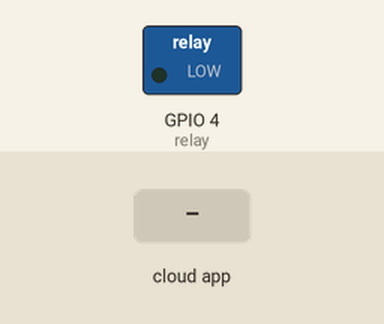
Recording of a sketch running on a simulated ESP8266 (NodeMCU). Shown: switched loads named in the sketch (green lamp = pin HIGH). Inputs (shaded band) come from the test bench.

Above: at 2.7 s.
2.8 s: the phone or cloud app sets 7 to 1
At 4.7 s:
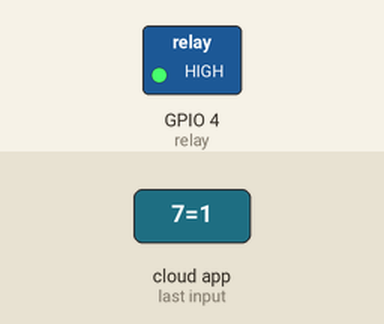
5.0 s: the phone or cloud app sets 7 to 0
At 6.3 s:
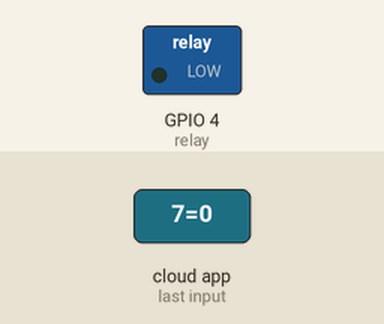
7.0 s: the phone or cloud app sets 8 to 1
At 7.9 s:
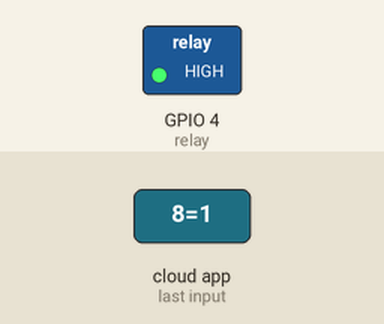
Timing chart, 0 to 10.0 s (numbered marks = the images above; inputs shaded):
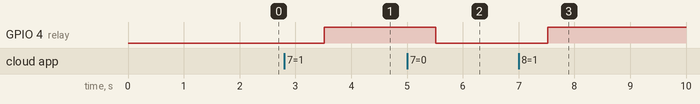

The sketch:

esp8266_dallas-18b20_relay_input.ino
```cpp
// Normand Labossiere VE2VAX / VA2NQ nov-2018 A essayer BETA
#include <CayenneMQTTESP8266.h>
#define CAYENNE_DEBUG
#define CAYENNE_PRINT serial


// Include the libraries we need
#include <OneWire.h>
#include <DallasTemperature.h>

// Data wire is plugged into port gpi0 2(LED) on the ESP8266
#define ONE_WIRE_BUS 2

#define input 5       //gpio5= INPUT SWITCH opto-coupleur
#define relay 4      // gpio4 = relay

char ssid[] = "ve2vax";
char wifiPassword[] = "12345678";

char username[] = "xxxxxx-xxxxxx-xxxxxx";
char password[] = "xxxxxx-xxxxxxx-xxxxx";
char clientID[] = "xxxxxx-xxxx-xxxxxxxx";


//Création des objets
// Setup a oneWire instance to communicate with any OneWire devices (not just Maxim/Dallas temperature ICs)
OneWire oneWire(ONE_WIRE_BUS);

// Pass our oneWire reference to Dallas Temperature.
DallasTemperature sensor(&oneWire);


void setup()
{
  // put your setup code here, to run once:
  Cayenne.begin(username, password, clientID, ssid, wifiPassword);
  // pinMode(2, OUTPUT);
  // digitalWrite(2, LOW);
  pinMode(4, OUTPUT);
  digitalWrite(4, LOW);
  pinMode(input, INPUT_PULLUP);  // pin input

 // ne pas utiliser pin4 , pin 5  ,
 // elles sont utiliser pour I2C
 // pin2 = led bleu ,running ok, connected to wifi
  sensor.begin();

}

void loop() {
  // put your main code here, to run repeatedly:
  Cayenne.loop();

}


CAYENNE_IN(7)  // not used   optionnal output.
{
  int currentValue = getValue.asInt();
  if (currentValue == 1)
  {
    //do whatever you want when you turn on the button on cayenne dashboard
    digitalWrite(relay, HIGH );
  }
  else
  {
    //do whatever you want when you turn off the button on cayenne dashboard
    digitalWrite(relay, LOW);
  }
}
CAYENNE_IN(8)  //Relay
{
  int currentValue = getValue.asInt();
  if (currentValue == 1)
  {
    //do whatever you want when you turn on the button on cayenne dashboard
    digitalWrite(relay, HIGH);
  }
  else
  {
    //do whatever you want when you turn off the button on cayenne dashboard
    digitalWrite(relay, LOW);
  }
}
// These functions are called when the Cayenne widget requests data for the Virtual Pin.


CAYENNE_OUT(V1)
{
    sensor.requestTemperatures(); // Send the command to get temperatures


    // Lecture de la température en Celcius

    Cayenne.virtualWrite(V1, (sensor.getTempCByIndex(0)), TYPE_TEMPERATURE, UNIT_CELSIUS);
}


CAYENNE_OUT(4)  //input  opto coupleur
{
  int val = digitalRead(input);                      // read the input pin
  Cayenne.virtualWrite(V4 , val, TYPE_DIGITAL_SENSOR, UNIT_DIGITAL);
}
```

Measured:
- after the input at 2.8 s, GPIO 4 (relay): LOW → HIGH after 0.72 s
- after the input at 5.0 s, GPIO 4 (relay): HIGH → LOW after 0.52 s
- after the input at 7.0 s, GPIO 4 (relay): LOW → HIGH after 0.52 s
